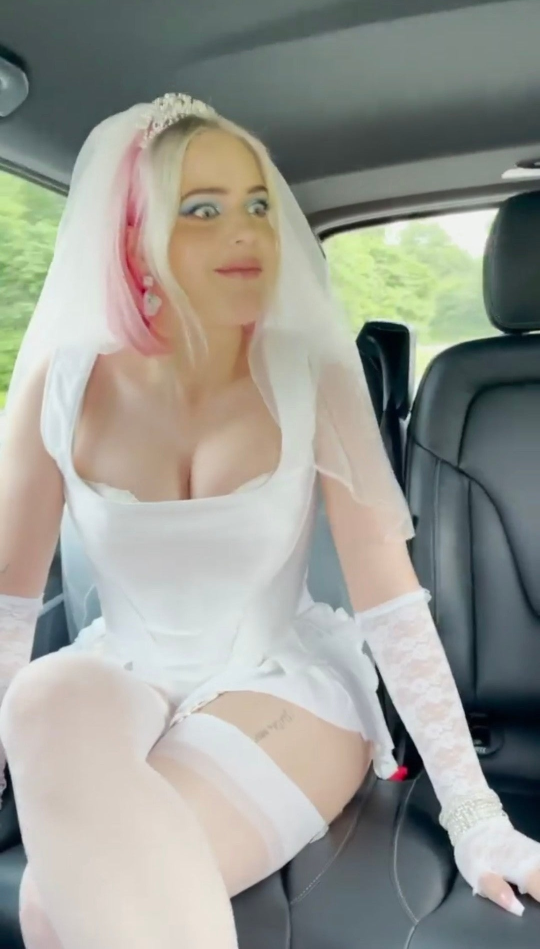
#> input picture marie.jpg, 1080 x 1897 px (shown at 1/2 size)
$ python edge.py
#> lines starting #> are read from the running program, lines starting #| are printed output that depends on the picture
import cv2

k = cv2.imread('marie.jpg')
#> k is the input picture: shape (1897, 1080, 3); mean B, G, R 146.8, 154.1, 152.9
w,h = k.shape[:2]
#> w = 1897; h = 1080
k=cv2.resize(k,(int(h*0.5),int(w*0.5)))
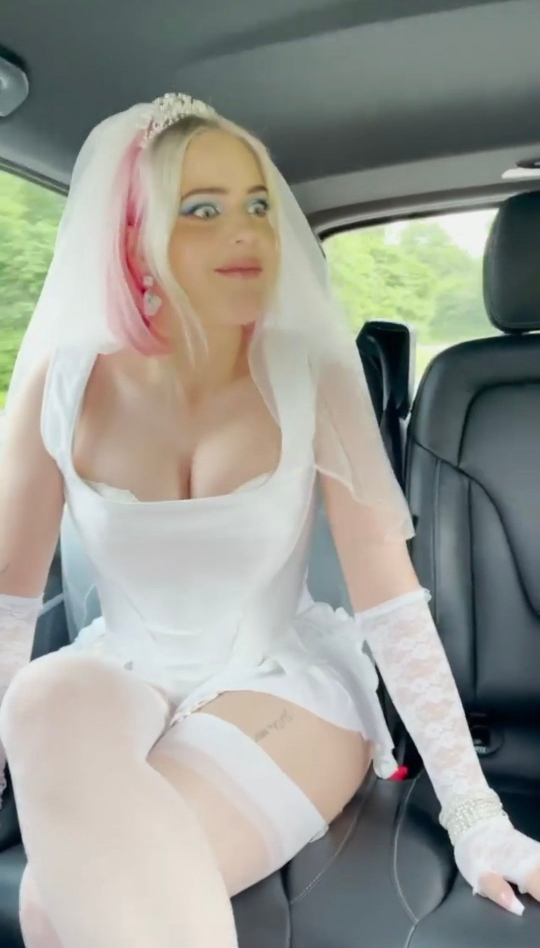
#> k: shape (948, 540, 3); mean B, G, R 146.6, 154, 152.8
# k = cv2.Canny(k,3,95)
k=cv2.GaussianBlur(k, (51,51),100)
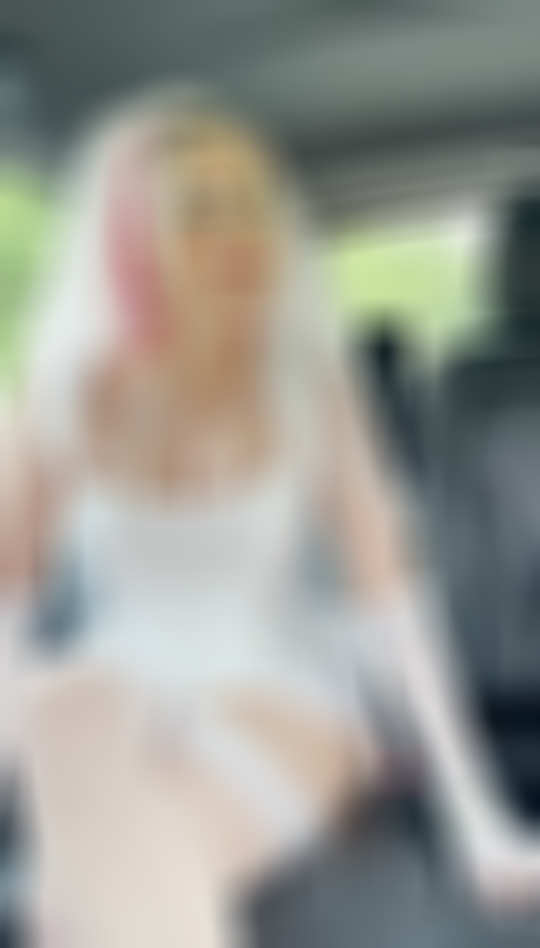
#> k: shape (948, 540, 3); mean B, G, R 146.7, 154, 152.8

cv2.imshow('Marie',k)
cv2.waitKey()
